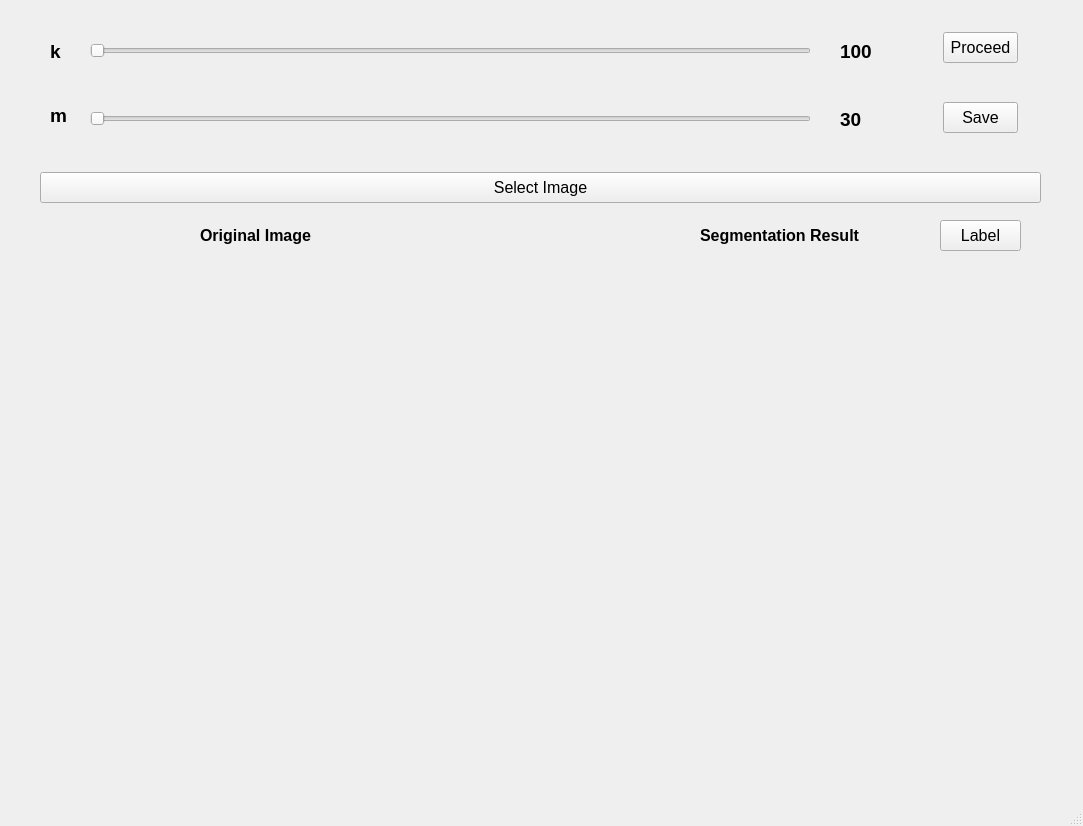
<?xml version="1.0" encoding="UTF-8"?>
<ui version="4.0">
 <class>MainWindow</class>
 <widget class="QMainWindow" name="MainWindow">
  <property name="geometry">
   <rect>
    <x>0</x>
    <y>0</y>
    <width>1083</width>
    <height>826</height>
   </rect>
  </property>
  <property name="windowTitle">
   <string>MainWindow</string>
  </property>
  <widget class="QWidget" name="centralwidget">
   <widget class="QLabel" name="k_label">
    <property name="geometry">
     <rect>
      <x>50</x>
      <y>40</y>
      <width>20</width>
      <height>23</height>
     </rect>
    </property>
    <property name="font">
     <font>
      <pointsize>14</pointsize>
      <weight>75</weight>
      <bold>true</bold>
     </font>
    </property>
    <property name="text">
     <string>k</string>
    </property>
   </widget>
   <widget class="QLabel" name="m_label">
    <property name="geometry">
     <rect>
      <x>50</x>
      <y>100</y>
      <width>21</width>
      <height>31</height>
     </rect>
    </property>
    <property name="font">
     <font>
      <pointsize>14</pointsize>
      <weight>75</weight>
      <bold>true</bold>
     </font>
    </property>
    <property name="text">
     <string>m</string>
    </property>
   </widget>
   <widget class="QLabel" name="m_value">
    <property name="geometry">
     <rect>
      <x>840</x>
      <y>108</y>
      <width>91</width>
      <height>23</height>
     </rect>
    </property>
    <property name="font">
     <font>
      <pointsize>14</pointsize>
      <weight>75</weight>
      <bold>true</bold>
     </font>
    </property>
    <property name="text">
     <string>30</string>
    </property>
   </widget>
   <widget class="QPushButton" name="proceed_button">
    <property name="geometry">
     <rect>
      <x>943</x>
      <y>32</y>
      <width>75</width>
      <height>31</height>
     </rect>
    </property>
    <property name="font">
     <font>
      <pointsize>12</pointsize>
     </font>
    </property>
    <property name="text">
     <string>Proceed</string>
    </property>
   </widget>
   <widget class="QPushButton" name="save_button">
    <property name="geometry">
     <rect>
      <x>943</x>
      <y>102</y>
      <width>75</width>
      <height>31</height>
     </rect>
    </property>
    <property name="font">
     <font>
      <pointsize>12</pointsize>
     </font>
    </property>
    <property name="text">
     <string>Save</string>
    </property>
   </widget>
   <widget class="QLabel" name="k_value">
    <property name="geometry">
     <rect>
      <x>840</x>
      <y>40</y>
      <width>91</width>
      <height>23</height>
     </rect>
    </property>
    <property name="font">
     <font>
      <pointsize>14</pointsize>
      <weight>75</weight>
      <bold>true</bold>
     </font>
    </property>
    <property name="text">
     <string>100</string>
    </property>
   </widget>
   <widget class="QSlider" name="m_bar">
    <property name="geometry">
     <rect>
      <x>90</x>
      <y>108</y>
      <width>721</width>
      <height>22</height>
     </rect>
    </property>
    <property name="orientation">
     <enum>Qt::Horizontal</enum>
    </property>
   </widget>
   <widget class="QSlider" name="k_bar">
    <property name="geometry">
     <rect>
      <x>90</x>
      <y>40</y>
      <width>721</width>
      <height>22</height>
     </rect>
    </property>
    <property name="orientation">
     <enum>Qt::Horizontal</enum>
    </property>
   </widget>
   <widget class="QPushButton" name="select_button">
    <property name="geometry">
     <rect>
      <x>40</x>
      <y>172</y>
      <width>1001</width>
      <height>31</height>
     </rect>
    </property>
    <property name="font">
     <font>
      <pointsize>12</pointsize>
     </font>
    </property>
    <property name="text">
     <string>Select Image</string>
    </property>
   </widget>
   <widget class="QLabel" name="originview">
    <property name="geometry">
     <rect>
      <x>10</x>
      <y>260</y>
      <width>520</width>
      <height>520</height>
     </rect>
    </property>
    <property name="text">
     <string/>
    </property>
    <property name="alignment">
     <set>Qt::AlignCenter</set>
    </property>
   </widget>
   <widget class="QLabel" name="segmentationview">
    <property name="geometry">
     <rect>
      <x>540</x>
      <y>260</y>
      <width>520</width>
      <height>520</height>
     </rect>
    </property>
    <property name="text">
     <string/>
    </property>
    <property name="alignment">
     <set>Qt::AlignCenter</set>
    </property>
   </widget>
   <widget class="QLabel" name="label_1">
    <property name="geometry">
     <rect>
      <x>200</x>
      <y>220</y>
      <width>131</width>
      <height>31</height>
     </rect>
    </property>
    <property name="font">
     <font>
      <pointsize>12</pointsize>
      <weight>75</weight>
      <bold>true</bold>
     </font>
    </property>
    <property name="text">
     <string>Original Image</string>
    </property>
   </widget>
   <widget class="QLabel" name="label_2">
    <property name="geometry">
     <rect>
      <x>700</x>
      <y>220</y>
      <width>191</width>
      <height>31</height>
     </rect>
    </property>
    <property name="font">
     <font>
      <pointsize>12</pointsize>
      <weight>75</weight>
      <bold>true</bold>
     </font>
    </property>
    <property name="text">
     <string>Segmentation Result</string>
    </property>
   </widget>
   <widget class="QPushButton" name="label_button">
    <property name="geometry">
     <rect>
      <x>940</x>
      <y>220</y>
      <width>81</width>
      <height>31</height>
     </rect>
    </property>
    <property name="font">
     <font>
      <pointsize>12</pointsize>
     </font>
    </property>
    <property name="text">
     <string>Label</string>
    </property>
   </widget>
  </widget>
  <widget class="QMenuBar" name="menubar">
   <property name="geometry">
    <rect>
     <x>0</x>
     <y>0</y>
     <width>1083</width>
     <height>21</height>
    </rect>
   </property>
  </widget>
  <widget class="QStatusBar" name="statusbar"/>
  <action name="actionOpen">
   <property name="text">
    <string>Open</string>
   </property>
  </action>
 </widget>
 <resources/>
 <connections/>
</ui>
